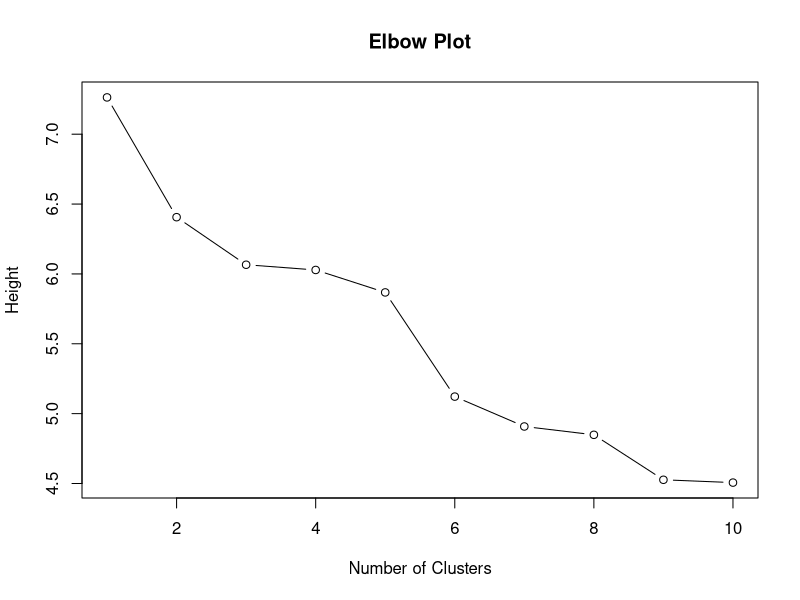

Source code (R):
#####################################
# Sticks Kebob Segmentation Analysis
#####################################

set.seed(4)

# Load Data
seg <- read.csv("M-0866X-Data.csv",
                header = TRUE,
                stringsAsFactors = FALSE)

# Convert columns to numeric where possible
seg[] <- lapply(seg, function(x) as.numeric(as.character(x)))


# 1. Hierarchical Clustering


base_vars <- c("Cust", "D1.1", "D1.2", "D1.3", "D1.4")

# Remove rows with missing values in base variables
seg_base <- seg[complete.cases(seg[, base_vars]), base_vars]

# Scale variables
seg_scaled <- scale(seg_base)

# Run hierarchical clustering
seg_hclust <- hclust(dist(seg_scaled), method = "complete")

# Elbow Plot
x <- 1:10
sort_height <- sort(seg_hclust$height, decreasing = TRUE)
y <- sort_height[1:10]
plot(x, y, type = "b",
     main = "Elbow Plot",
     xlab = "Number of Clusters",
     ylab = "Height")


# 2. K-Means Clustering


k <- 5  # chosen based on elbow plot
seg_kmeans <- kmeans(seg_scaled, centers = k)

# Cluster sizes
print(seg_kmeans$size)


# 3. Add Segments Back to Data

seg_base$segment <- seg_kmeans$cluster

# Merge back to original dataset
segmentation_result <- seg
segmentation_result$segment <- NA
segmentation_result[rownames(seg_base), "segment"] <- seg_base$segment


# 4. Export Results

write.csv(segmentation_result,
          file = "segmentation_results.csv",
          row.names = FALSE)

cat("Segmentation completed successfully.\n")
